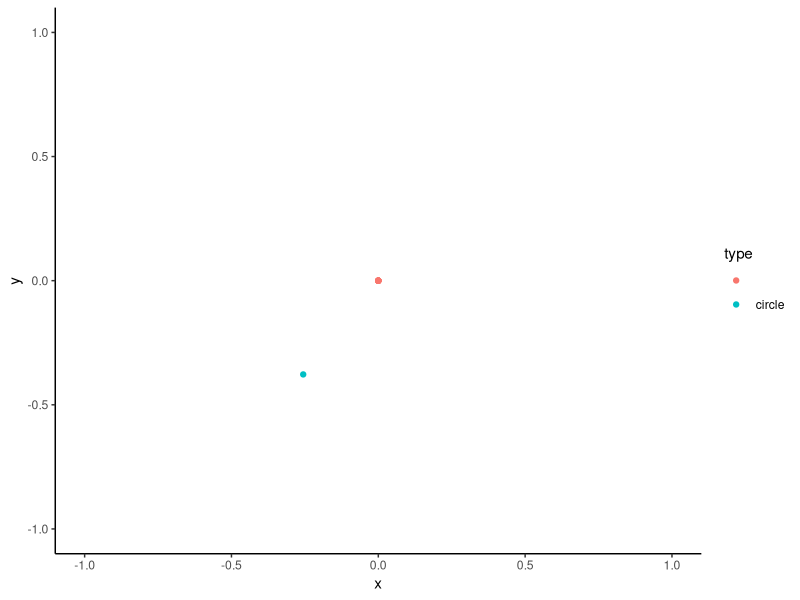
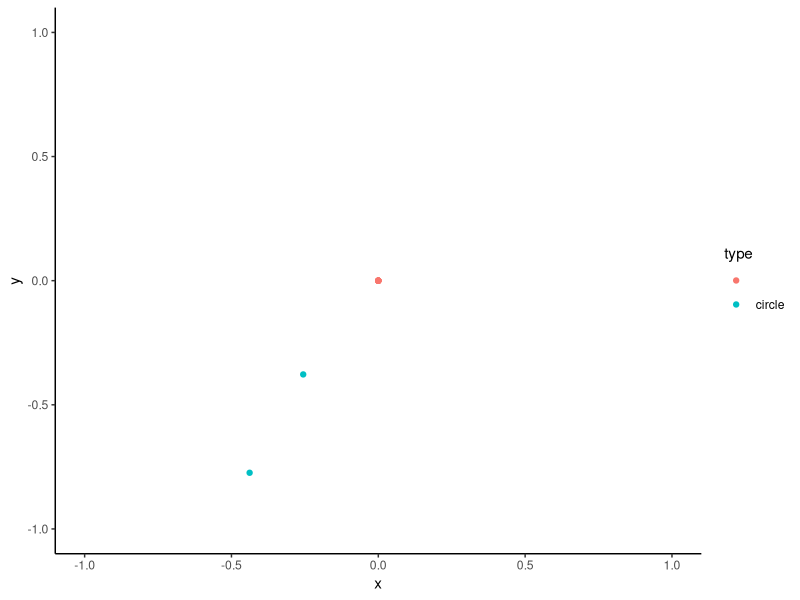
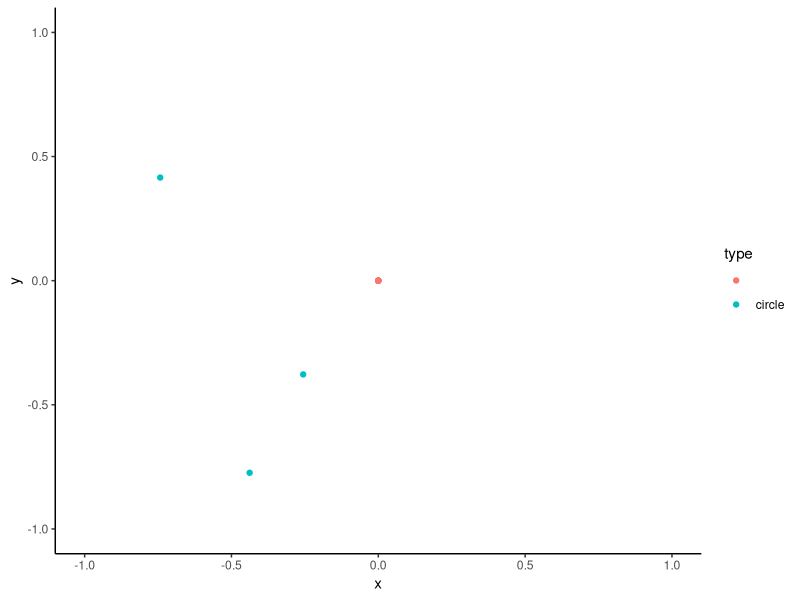
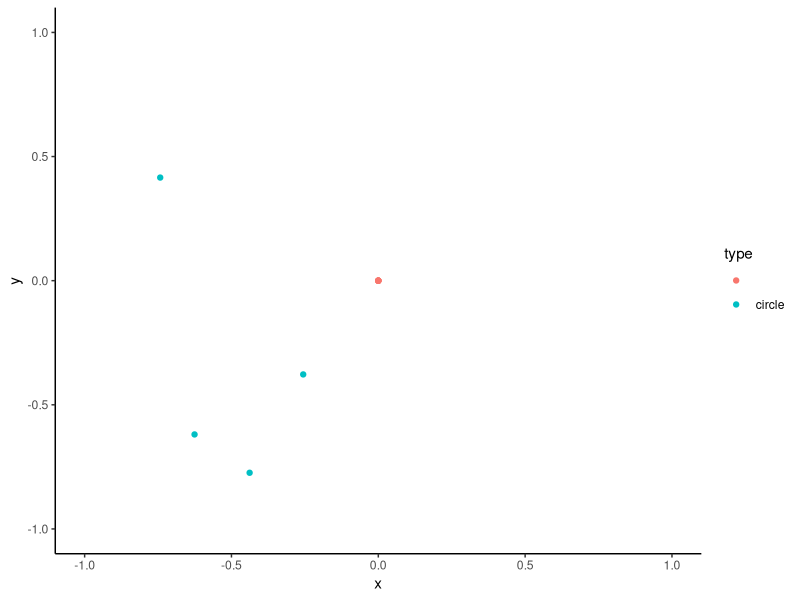
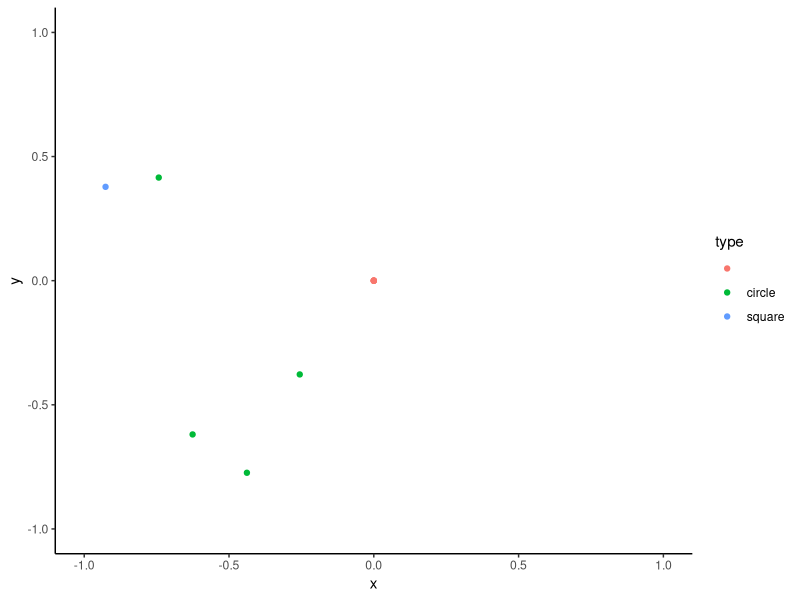
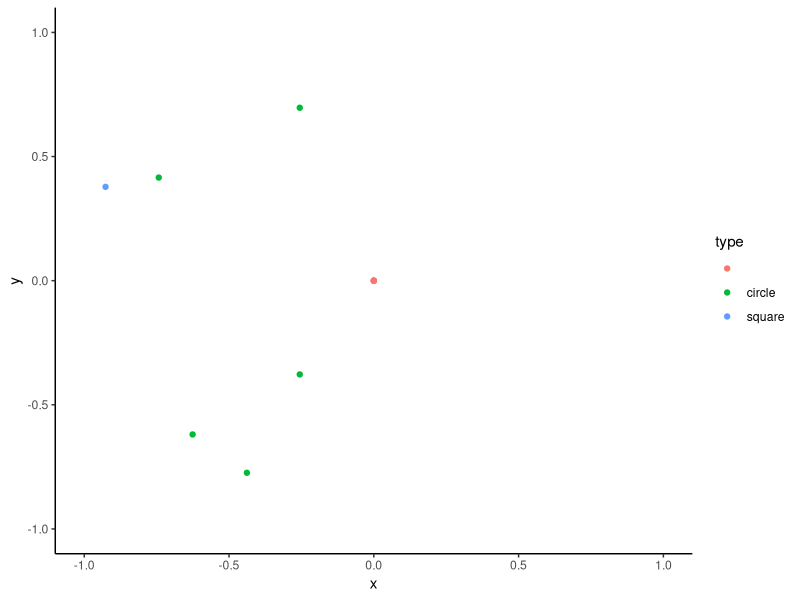
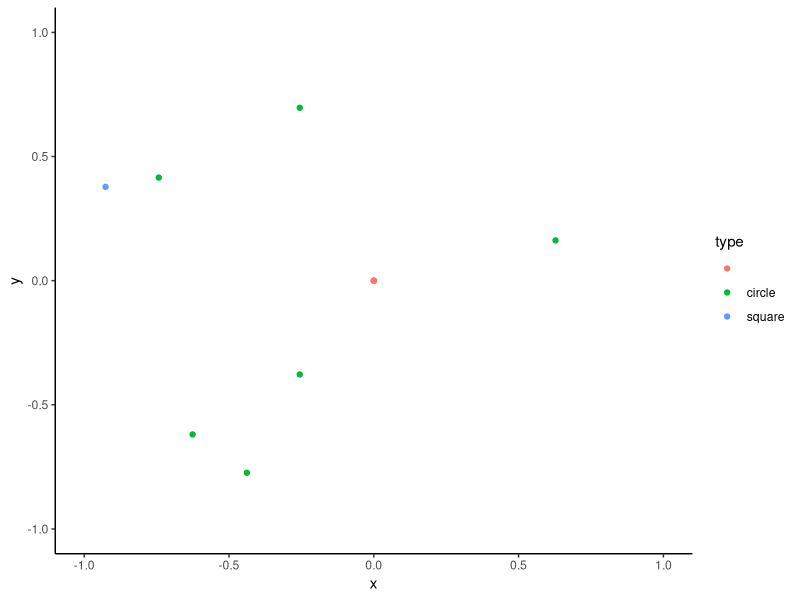
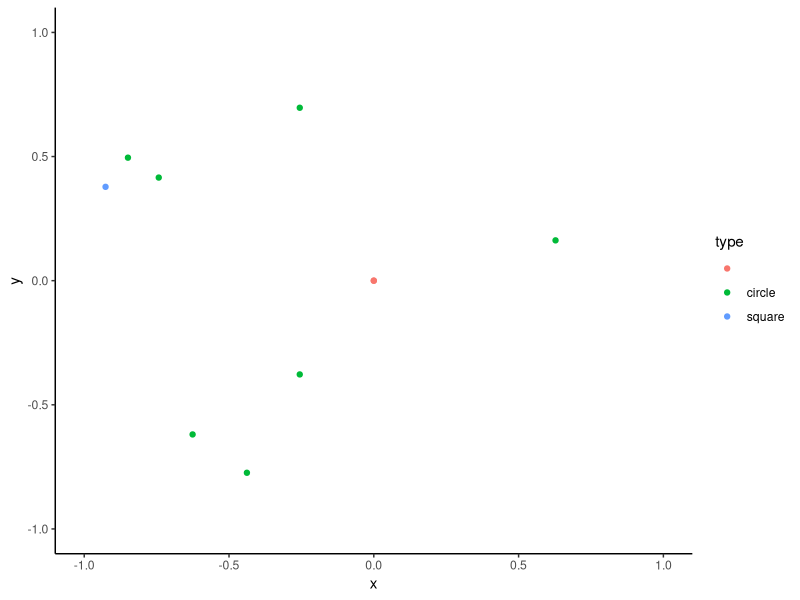

Recreate these plots in R, in order.
# Daily Coding Problem: Problem #14

# This problem was asked by Google.

# The area of a circle is defined as ??r^2. Estimate ?? to 3 decimal places using a Monte Carlo method.

# Hint: The basic equation of a circle is x^2 + y^2 = r^2.

# Taking r=1

# Area of a square of side 2r ==> 2r*2r = 4r^2

# Area of circle ??r^2 

# Ratio of area of circle to area of square is  ??r^2/4r^2 =  ??/4 ==> Pi_estimate = 4*Ratio of area of circle to area of square

Estimate_Pi_MonteCarlo <- function (nsim){
  library(ggplot2)
  
  circle<-0
  square<-0
  x<-rep(0,nsim)
  y<-rep(0,nsim)
  mod<-rep(0,nsim)
  type<-rep(" ",nsim)
  
  for (i in 1:nsim){
    x_y<- runif(2,min=-1, max=1)
    x[i]<-x_y[1]
    y[i]<-x_y[2]
    mod[i]<-x_y[1]^2+x_y[2]^2
    
    if (mod[i]<=1){
      circle=circle+1
      type[i]="circle"
    }
    else
    {type[i]="square"}
    
    df<-data.frame(x,y,mod,type)
    square=square+1
    pi_est<-round(4*circle/square, digits=3)
    
    print(ggplot(df,aes(x=x,y=y,color=type)) + geom_point() + theme_classic() + xlim(-1,1) + ylim(-1,1))
  }
  return(pi_est)
}

pi_est <- Estimate_Pi_MonteCarlo(10)
  
  
      